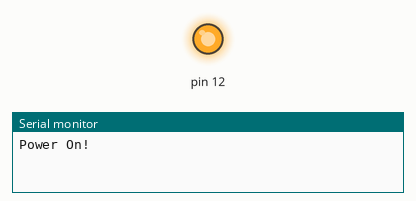
Simulated run of this sketch. Board: Arduino Uno, built with avr-gcc and run on an emulated ATmega328P. On the bench: output pins drawn as LEDs (lit = HIGH), the last lines printed to the serial monitor.

Above: at 1.0 s.
At 5.5 s:
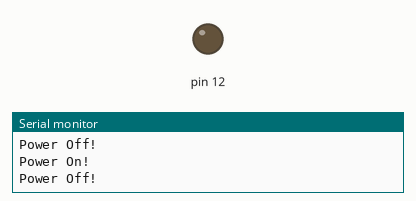
Timing chart, 0 to 6.9 s (numbered marks = the images above):
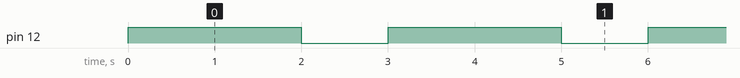

Measured:
- by itself, pin 12: alternates HIGH for 2.0 s and LOW for 1.0 s

The sketch:

external-led-circuit-with-serial-messages.ino
```cpp
void setup() {
  Serial.begin(9600);
  pinMode(12, OUTPUT);
}

void loop() {
  digitalWrite(12,HIGH);
  Serial.println("Power On!");
  delay(2000);

  digitalWrite(12,LOW);
  Serial.println("Power Off!");
  delay(1000);
}
```
